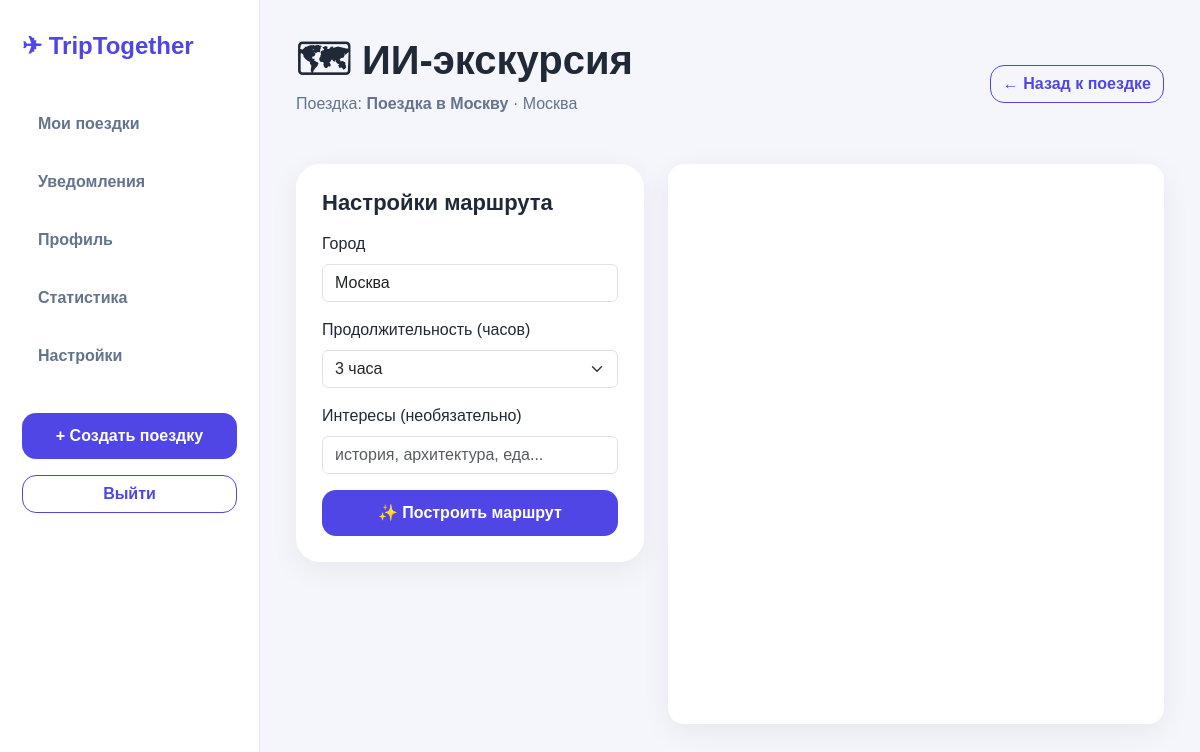
/trip/2/excursion/ (signed in), run on the app's committed database.
### trips/models.py (models this page shows, shortened)
class Trip(models.Model):
    title = models.CharField(max_length=255)
    description = models.TextField(blank=True)
    destination = models.CharField(max_length=255)
    start_date = models.DateField()
    end_date = models.DateField()
    budget = models.IntegerField(default=0)
    image_url = models.URLField(blank=True)
    owner = models.ForeignKey(User, on_delete=models.CASCADE)
    created_at = models.DateTimeField(auto_now_add=True)

### trips/views.py (the view, shortened to what this page needs)
# urls.py: path('trip/<int:trip_id>/excursion/', views.excursion, name='excursion'),
@login_required
def excursion(request, trip_id):
    trip = get_object_or_404(Trip, id=trip_id)
    if not user_has_access(request.user, trip):
        return redirect('dashboard')
    route_text = None
    places = []
    places_coords = []
    error = None
    city = trip.destination
    return render(request, 'trips/excursion.html', {
        'trip': trip,
        'city': city,
        'route_text': route_text,
        'places_json': json.dumps(places, ensure_ascii=False),
        'places_coords_json': json.dumps(places_coords, ensure_ascii=False),
        'error': error,
    })

### trips/context_processors.py (called while the page is built)
def notifications_count(request):
    if not request.user.is_authenticated:
        return {"notifications_count": 0}
    user_trips = Trip.objects.filter(
        Q(owner=request.user) | Q(tripmember__user=request.user)
    ).distinct()
    last_view = request.session.get('last_notifications_view')
    if last_view:
        last_view = datetime.fromisoformat(last_view)
    else:
        last_view = timezone.now()
    votes = Vote.objects.filter(trip__in=user_trips, created_at__gt=last_view)
    expenses = Expense.objects.filter(trip__in=user_trips, created_at__gt=last_view)
    comments = TripComment.objects.filter(trip__in=user_trips, created_at__gt=last_view)
    count = votes.count() + expenses.count() + comments.count()
    return {
        "notifications_count": count
    }

### trips/views.py (called while the page is built)
def user_has_access(user, trip):
    return TripMember.objects.filter(trip=trip, user=user).exists() or trip.owner == user

### trips/templates/trips/excursion.html (shortened to what this page needs)
{% extends 'trips/base.html' %}
{% block content %}
<div class="trip-header">
    <div>
        <h1>🗺 ИИ-экскурсия</h1>
        <p>Поездка: <strong>{{ trip.title }}</strong> · {{ trip.destination }}</p>
    </div>
    <a href="{% url 'trip_detail' trip.id %}" class="btn btn-outline-primary">← Назад к поездке</a>
</div>
<div class="row g-4 mt-2">
    <div class="col-lg-5">
        <div class="card-custom">
            <h2>Настройки маршрута</h2>
            <form method="post" class="mt-3">
                <div class="mb-3">
                    <label class="form-label">Город</label>
                    <input type="text" name="city" class="form-control" value="{{ city }}" required>
                </div>
                <div class="mb-3">
                    <label class="form-label">Продолжительность (часов)</label>
                    <select name="duration" class="form-select">
                        <option value="3" selected>3 часа</option>
                    </select>
                </div>
                <div class="mb-3">
                    <label class="form-label">Интересы (необязательно)</label>
                    <input type="text" name="interests" class="form-control"
                           placeholder="история, архитектура, еда...">
                </div>
                <button type="submit" class="btn btn-primary w-100">
                    ✨ Построить маршрут
                </button>
            </form>
        </div>
    </div>
    <div class="col-lg-7">
        <div class="card-custom" style="padding: 0; overflow: hidden; border-radius: 16px;">
            <div id="map" style="width: 100%; height: 560px;"></div>
        </div>
    </div>
</div>
{% endblock %}

### trips/static/trips/css/style.css (style rules this page uses)
body { background: #f5f6fb; font-family: Arial, sans-serif; color: #1f2937; }
.trip-card, .card-custom { background: #ffffff; border-radius: 24px; box-shadow: 0 8px 30px rgba(15, 23, 42, 0.06); overflow: hidden; }
.card-custom { padding: 26px; }
.card-custom h2 { font-size: 22px; font-weight: 800; }
.btn-primary { background: #4f46e5; border: none; border-radius: 14px; padding: 11px 16px; font-weight: 700; }
.btn-outline-primary { color: #4f46e5; border-color: #4f46e5; border-radius: 14px; font-weight: 700; }
.trip-header { display: flex; justify-content: space-between; align-items: center; }
.trip-header h1 { font-weight: 800; }
.trip-header p { color: #64748b; }

### data on the page
Trip: title "Поездка в Москву", destination "Москва", city "Москва"
